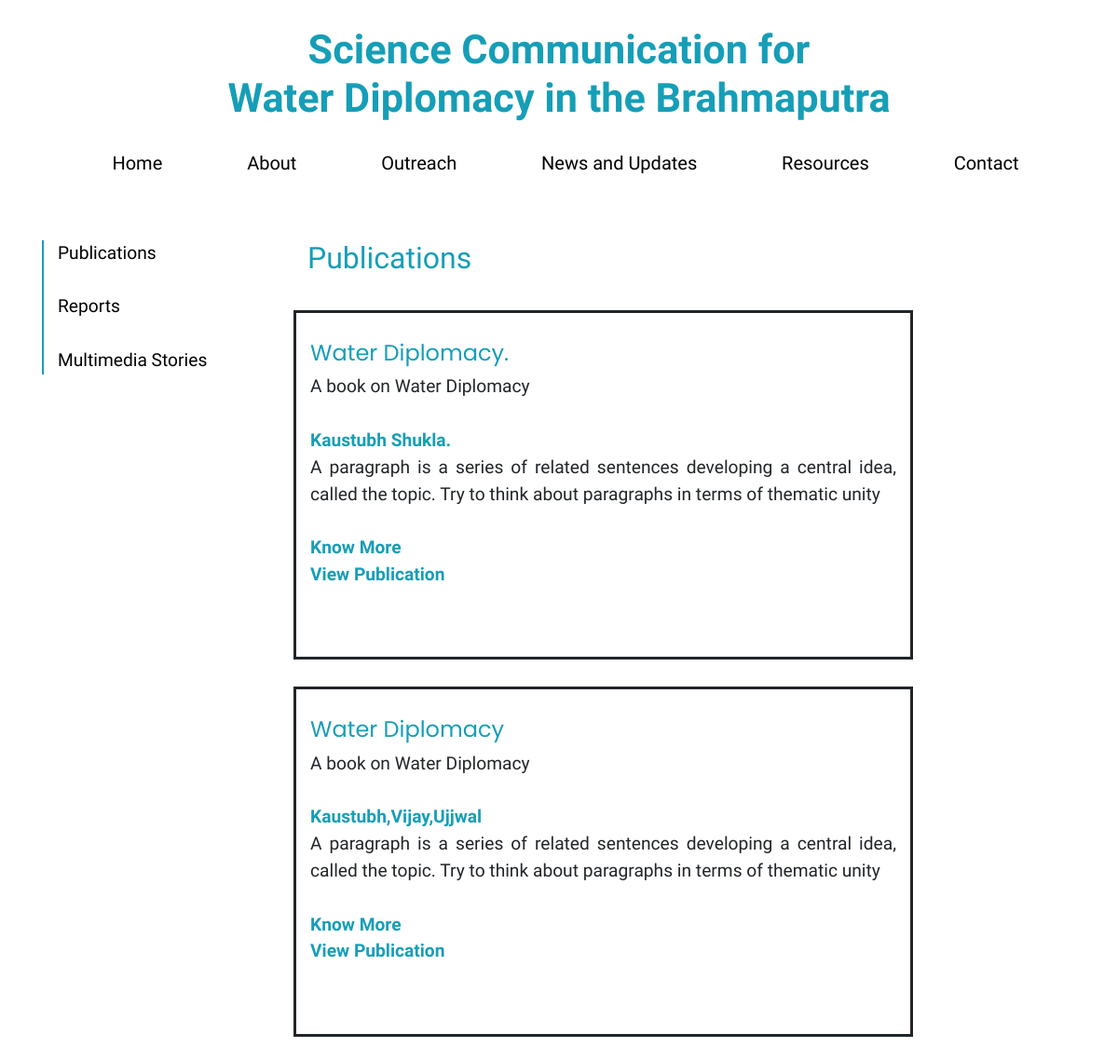
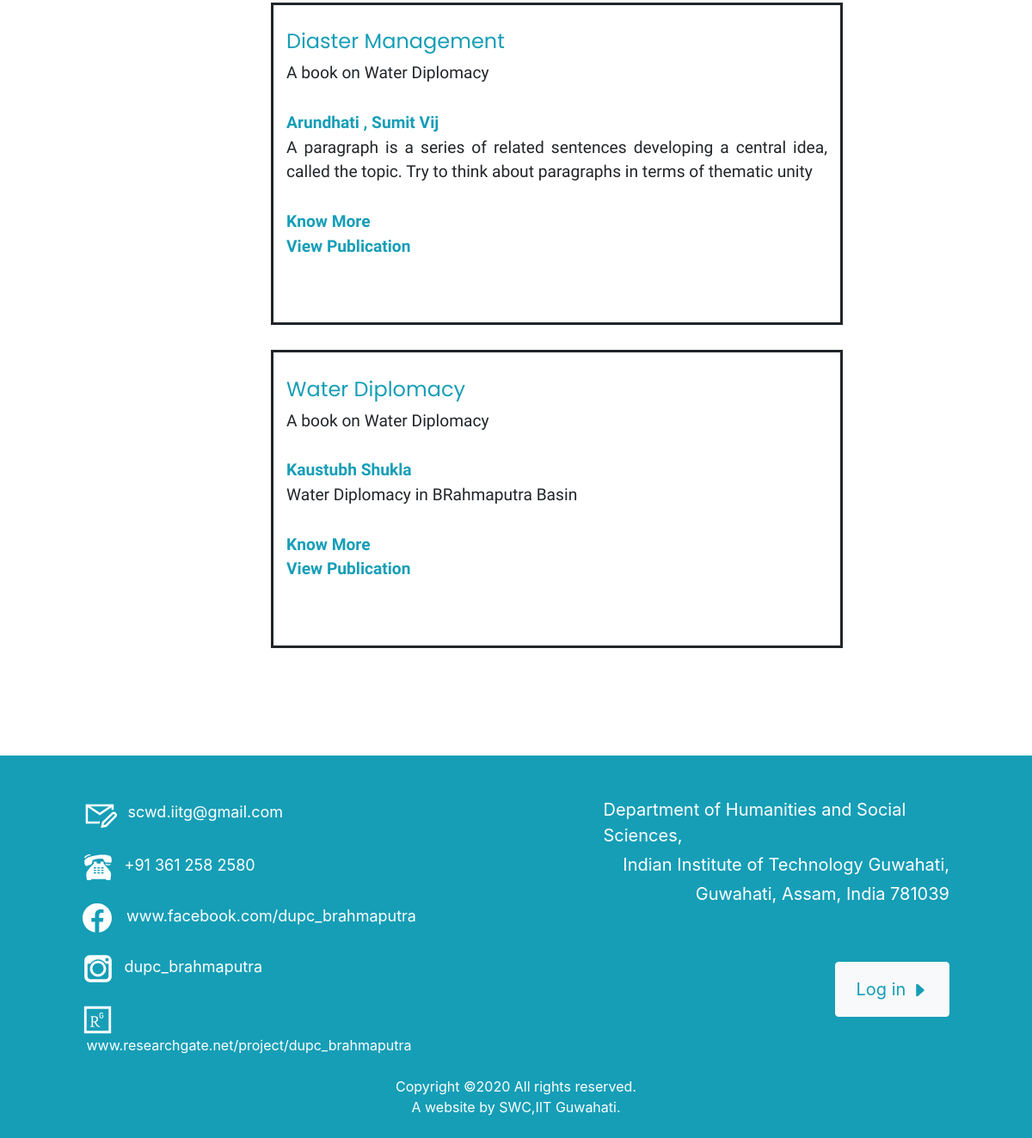
/publication/, run on the app's committed database (2 pictures, top to bottom).
### publication/models.py (models this page shows, shortened)
class publication(models.Model):
	authors = models.CharField(max_length=1200)
	title = models.CharField(max_length=1000)
	name = models.CharField(max_length=700)
	pdf = models.FileField(upload_to='files/',blank=True)
	link = models.CharField(max_length=500,blank=True)
	has_pdf = models.BooleanField(default=False)
	body = models.TextField(max_length=5000,default=False)

### publication/views.py (the view)
# urls.py: path('',views.publicationss,name='publication'),
def publicationss(request):
	Publication = publication.objects
	return render(request, 'publication/publication.html',{'Publication':Publication})

### publication/templates/publication/publication.html (shortened to what this page needs)
{% extends 'base.html' %}
{% block ccd %}
<div id="marine-content-inner">
  <section id="main-content">
      <br><br>
      <div class="container">
          <div class="row justify-content-start" style="font-size: 120%; font-family: Raleway;">
            	<div class="col-lg-3 col-md-3 col-sm-3">
              		<p style="color: #000; border-left: 2px solid #169EB7; padding-left: 15px;">
                	<a href="{%url 'publication:publication' %}" style="color: #000;">Publications</a><br><br>
                	<a href="{%url 'reports:reports'%}" style="color: #000;">Reports</a><br><br>
                	<a href="{%url 'stories:stories'%}" style="color: #000;">Multimedia Stories</a>
              		</p>
            	</div>
            	<div class="col-lg-7 col-md-7 col-sm-7">
              		<div class="page-heading">
                		<h2 style="color: #169EB7; font-weight: 400;font-family: Raleway;">Publications</h2><br>
            		  </div>
                  <div class = "row justify-content-between">
                  {%for pub in Publication.all%}
                  <div class = "col-12" style = "border-style:solid;">
                  <br><h4 style="color: #169EB7; font-weight: 400;">{{pub.title}}</h4>
                  <p style="font-family: 'Raleway'; font-size:100%;text-align:justify;">{{pub.name}}<br><br><span style = "color:#169EB7;"><b>{{pub.authors}}</b><br></span>{{pub.body}}<br><br><span style = "color:#169EB7;"><a href = "{{pub.link}}" target = "_blank" style  = "color:#169EB7; text-decoration: none;"><b>Know More</b></a></span><br>{%if pub.has_pdf == True%}<span style ="color:#169EB7;" ><a href = "{{pub.pdf.url}}" target = "_blank" style = "color:#169EB7; text-decoration: none;"><b>View Publication</b></a></span>{%endif%}</p><br><br>
                  </div>&emsp;
                  {%endfor%}
                  </div>
                </div>
          </div>
        </div>
	  </section>
</div>
<div class="row">
        <div class="col-lg-6 col-md-6 col-sm-6">
        </div>
        <div class="col-lg-6 col-md-6 col-sm-6">
          <br>
        </div>
      </div>
</div>
<br>
{%endblock%}

### static/css/style.css (style rules this page uses)
html { font-family: Raleway; }
body { line-height: 1.7; color: #4d4d4d; font-weight: 300; font-size: 1rem; }
a { -webkit-transition: .3s all ease; -o-transition: .3s all ease; transition: .3s all ease; }
h1, h2, h3, h4, h5, .h1, .h2, .h3, .h4, .h5 { font-family: "Poppins", -apple-system, BlinkMacSystemFont, "Segoe UI", Roboto, "Helvetica Neue", Arial, sans-serif, "Apple Color Emoji", "Segoe UI Emoji", "Segoe UI Symbol", "Noto Color Emoji"; }

### data on the page
publication: title "Water Diplomacy.", name "A book on Water Diplomacy", authors "Kaustubh Shukla.", body "A paragraph is a series of related sentences developing a central idea, called the topic. Try to think about paragraphs in terms of thematic unity"
publication: title "Water Diplomacy", name "A book on Water Diplomacy", authors "Kaustubh,Vijay,Ujjwal", body "A paragraph is a series of related sentences developing a central idea, called the topic. Try to think about paragraphs in terms of thematic unity"
publication: title "Diaster Management", name "A book on Water Diplomacy", authors "Arundhati , Sumit Vij", body "A paragraph is a series of related sentences developing a central idea, called the topic. Try to think about paragraphs in terms of thematic unity"
publication: title "Water Diplomacy", name "A book on Water Diplomacy", authors "Kaustubh Shukla", body "Water Diplomacy in BRahmaputra Basin"
